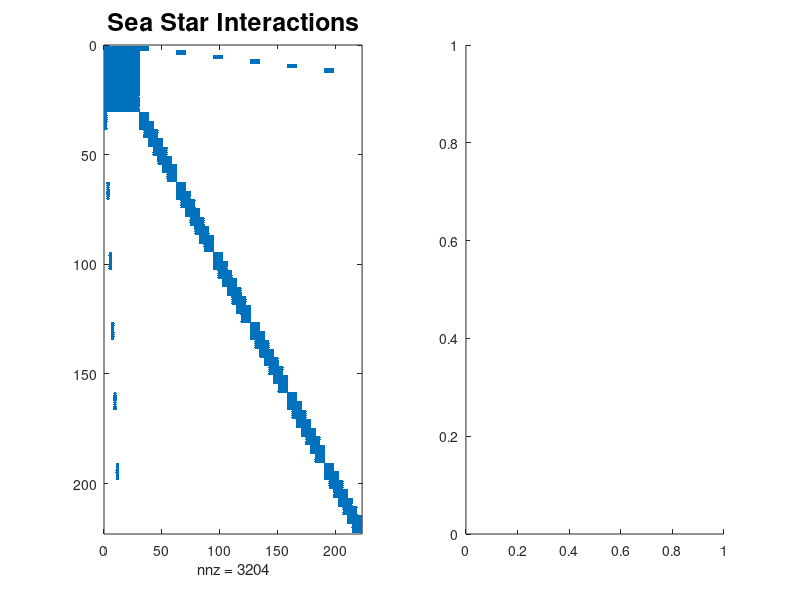

This chart was generated by the following MATLAB code: (Note: this script raises an error after producing the figure.)
%Sea star topology

%One big clique in the middle 'head'
%N different 'tentacles', each composed of k 'knuckles'
%knuckles communicate with each other across t <=k nodes.
%% Stability Test: Generating data
rng(62, 'twister')

head = 30;      %size of central 'head'
knuckle = 8;    %size of each knuckle
t = 2;          %#links between head and first knuckle
t_k = 4;        %#links between subsequent knuckles
N = 6;          %#tentacles
k = 4;          %#knuckles per tentacle

N_state = head + knuckle*N*k;

G = sparse(N_state, N_state);

%head is dense
G(1:head, 1:head) = 1;

i_incr = head;
t_incr = 0;
for i = 1:N
    %head to knuckle
    k_ind = i_incr + (1:knuckle);
    t_ind = t_incr + (1:t);
    G(k_ind, k_ind) = 1;
    G(k_ind, t_ind) = 1;
    G(t_ind, k_ind) = 1;
    i_incr = i_incr + knuckle;
    t_incr = t_incr + t;
    
    %knuckle to knuckle
    for j = 1:(k-1)
        i_prev = i_incr + ((1-t_k):0);
        i_next = i_incr + (1:t_k);
        
        i_k = i_incr + (1:knuckle);
        G(i_k, i_k) = 1;
        G(i_prev, i_next) = 1;
        G(i_next, i_prev) = 1;
        
        i_incr = i_incr + knuckle;
    end
end

figure(1)
subplot(1,2,1)
spy(G)
title('Sea Star Interactions', 'fontsize', 18)
subplot(1,2,2)
plot(graph(G, 'omitselfloops'), 'layout', 'force', 'Iterations', 500)
axis square
title('Sea Star Visualization', 'fontsize', 18)

Mc    = maximalCliques(G);
%generate system
N = N_state;
n     = randi(10,1,N);
m     = randi(5,1,N);
d     = randi(5,1,N);
Flag  = 2;
Sys   = GenerateDynamics(G,[],n,m,d,Flag);

%% Call Yalmip to solve the problem
epsilon = 0.01;
P = [];
for i = 1:N
    P = blkdiag(P,sdpvar(n(i)));
end

Constraint = [P - epsilon*eye(sum(n)) >= 0];
Constraint = [Constraint, Sys.globalA*P + P*Sys.globalA' + Sys.globalB*Sys.globalB' + epsilon*eye(sum(n)) <= 0];
Cost = trace(Sys.globalC*P*Sys.globalC');

% by SeDuMi
opts      = sdpsettings('verbose',1,'solver','sedumi');
[model,~,~,~] = export(Constraint,Cost,opts);

% A = model.A;
% b = model.b;
% c = model.C;
% K.f = model.K.f;K.l = model.K.l;K.q = model.K.q;K.s = model.K.s;


parCoLO.domain    = 1;  % dConvCliqueTree  ---> equalities 
parCoLO.range     = 2;   % rConvMatDecomp   ---> equalities 
parCoLO.EQorLMI   = 1; % CoLOtoEQform     ---> equality standard form
parCoLO.SDPsolver = []; % CoLOtoEQform     ---> equality standard form       
parCoLO.quiet     = 1; % Some peace and quiet       
J.f = length(model.b);

[~,~,~,cliqueDomain,cliqueRange,LOP] = sparseCoLO(model.A',model.b,model.C,model.K,J,parCoLO); 

figure(2)
SP = spones(spones(model.C) + sparse(sum(spones(model.A),2)));  % vector of 1s and 0s
mask1 = reshape(SP(1:model.K.s(1)^2), model.K.s(1), model.K.s(1));
mask2 = reshape(SP(model.K.s(1)^2 + (1:model.K.s(2)^2)), model.K.s(2), model.K.s(2));

subplot(1,2,1)
spy(mask1)
title('$P \geq \epsilon I$', 'interpreter', 'latex', 'Fontsize', 18)
subplot(1,2,2)
spy(mask2)
title('$A^T P + P A^T + B B^T \leq -\epsilon I$', 'interpreter', 'latex', 'Fontsize', 18)


save('sea_star.mat', 'model', 'LOP', 'Sys', 'G', 'n', 'm', 'd')

% [x, y, info] = sedumi(LOP.A, LOP.b, LOP.c, LOP.K);
% H2cost = sqrt(-LOP.c'*x);
% 
% Ks = LOP.K.s';
% 
% % [x0, y0, info0] = sedumi(A, b, c, K);
% % H2cost0 = sqrt(-c'*x0);
% 
% % solSeDuMi = optimize(Constraint,Cost,opts);
% % H2SeDuMi = sqrt(value(Cost));
% 
% % by SeDuMi+SparseCoLO
% % opts          = sdpsettings('verbose',1,'solver','sparsecolo','sparsecolo.domain',1,'sparsecolo.range',0,'sparsecolo.EQorLMI',1,'sparsecolo.SDPsolver','sedumi');
% % solSparseCoLO = optimize(Constraint,Cost,opts);
% % H2colo = sqrt(value(Cost));
